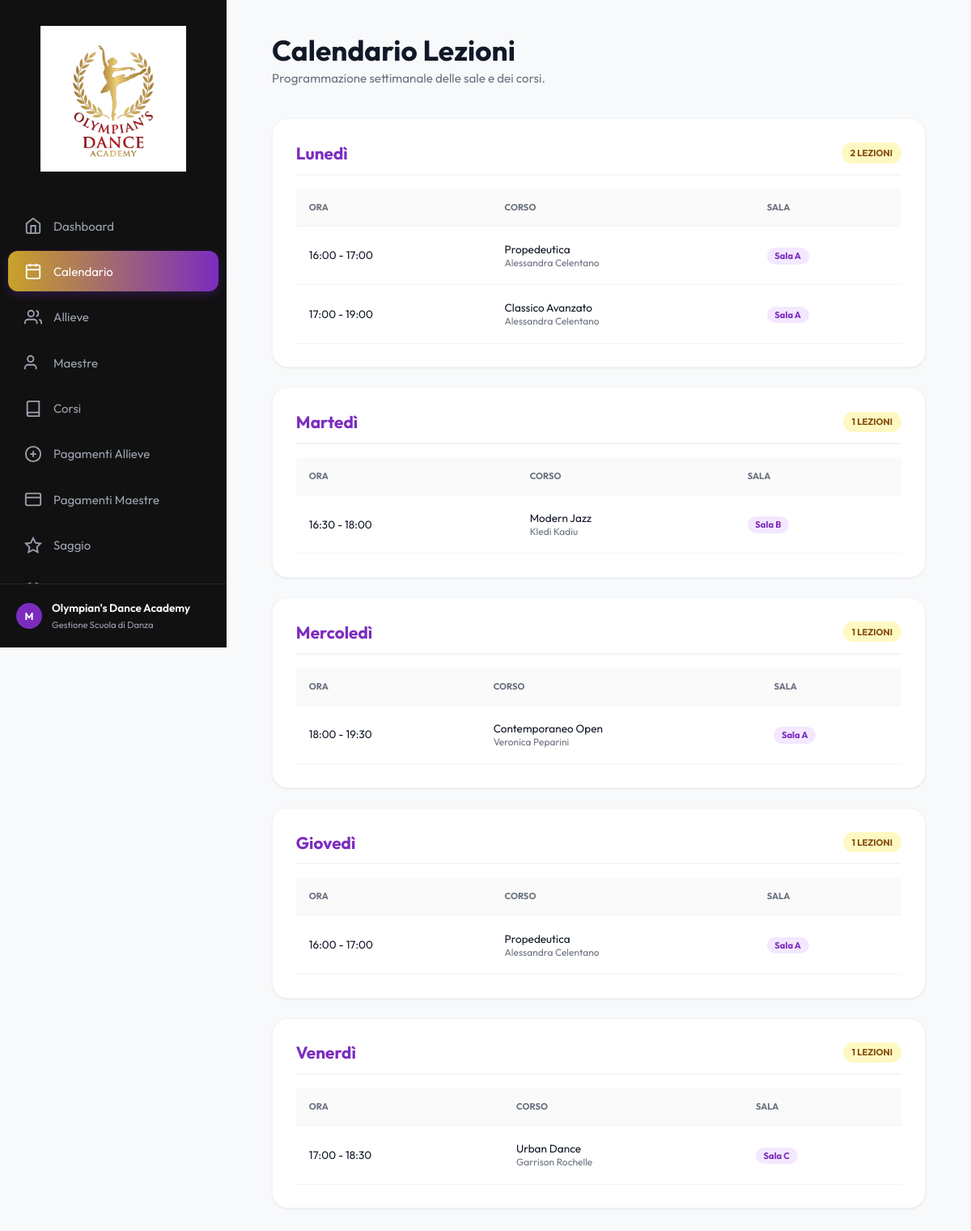
Page /calendario/ on the committed database.
### academy/models.py (models this page shows, shortened)
class Lezione(models.Model):
    GIORNI_SETTIMANA = [
        ('Lunedì', 'Lunedì'),
        ('Martedì', 'Martedì'),
        ('Mercoledì', 'Mercoledì'),
        ('Giovedì', 'Giovedì'),
        ('Venerdì', 'Venerdì'),
        ('Sabato', 'Sabato'),
        ('Domenica', 'Domenica'),
    ]
    giorno_settimana = models.CharField(max_length=20, choices=GIORNI_SETTIMANA)
    ora_inizio = models.TimeField()
    ora_fine = models.TimeField()
    sala = models.CharField(max_length=50, blank=True, null=True)
    id_corso = models.ForeignKey(Corso, on_delete=models.CASCADE, related_name='lezioni', db_column='id_corso')
    id_maestra = models.ForeignKey(Maestra, on_delete=models.PROTECT, related_name='lezioni', db_column='id_maestra')
    class Meta:
        db_table = 'Lezioni'
        ordering = ['giorno_settimana', 'ora_inizio']
    @property
    def nome_corso(self):
        return self.id_corso.nome if self.id_corso else ""
    @property
    def nome_maestra(self):
        return self.id_maestra.nome if self.id_maestra else ""
    @property
    def cognome_maestra(self):
        return self.id_maestra.cognome if self.id_maestra else ""

class Corso(models.Model):
    LIVELLI = [
        ('Base', 'Base'),
        ('Intermedio', 'Intermedio'),
        ('Avanzato', 'Avanzato'),
        ('Tutti', 'Tutti'),
    ]
    nome = models.CharField(max_length=150)
    livello = models.CharField(max_length=50, choices=LIVELLI, blank=True, null=True)
    fascia_eta = models.CharField(max_length=100, blank=True, null=True)
    id_maestra = models.ForeignKey(Maestra, on_delete=models.PROTECT, related_name='corsi', db_column='id_maestra')
    class Meta:
        db_table = 'Corsi'
        ordering = ['nome']

class Maestra(models.Model):
    nome = models.CharField(max_length=100)
    cognome = models.CharField(max_length=100)
    telefono = models.CharField(max_length=20, blank=True, null=True)
    email = models.EmailField(blank=True, null=True)
    specializzazione = models.CharField(max_length=100, blank=True, null=True)
    compenso_mensile = models.DecimalField(max_digits=8, decimal_places=2, blank=True, null=True)
    class Meta:
        db_table = 'Maestre'
        ordering = ['cognome', 'nome']
        verbose_name_plural = "Maestre"

### academy/views.py (the view)
# urls.py: path("calendario/", views.calendario, name="calendario"),
def calendario(request):
    return render(request, "calendario.html", {"calendario": _calendario()})

### academy/context_processors.py (called while the page is built)
def today(request):
    return {"date_today": date.today().isoformat()}

### academy/views.py (called while the page is built)
def _calendario():
    gruppi = defaultdict(list)
    lezioni = Lezione.objects.select_related("id_corso", "id_maestra").order_by(
        "ora_inizio"
    )
    for lezione in lezioni:
        gruppi[lezione.giorno_settimana].append(lezione)
    calendario = {
        giorno: gruppi[giorno] for giorno in ORDINE_GIORNI if giorno in gruppi
    }
    for giorno, lezioni_giorno in gruppi.items():
        if giorno not in calendario:
            calendario[giorno] = lezioni_giorno
    return calendario

### templates/calendario.html (shortened to what this page needs)
{% extends 'base.html' %}
{% load academy_filters %}
{% block content %}
<div class="animate-in">
    <header class="header-container">
        <div class="header-title">
            <h1>Calendario Lezioni</h1>
            <p>Programmazione settimanale delle sale e dei corsi.</p>
        </div>
    </header>
    <div style="display: grid; grid-template-columns: repeat(auto-fit, minmax(400px, 1fr)); gap: 1.5rem;">
        {% for giorno, lezioni in calendario.items %}
        <div class="content-box">
            <div class="box-header" style="border-bottom: 2px solid var(--border-color); padding-bottom: 0.8rem; margin-bottom: 1rem;">
                <h2 style="color: var(--secondary-color);">{{ giorno }}</h2>
                <span class="badge badge-pending">{{ lezioni|length }} Lezioni</span>
            </div>
            <div class="table-container">
                <table class="data-table">
                    <thead>
                        <tr>
                            <th>Ora</th>
                            <th>Corso</th>
                            <th>Sala</th>
                        </tr>
                    </thead>
                    <tbody>
                        {% for l in lezioni %}
                        <tr>
                            <td class="time-cell">{{ l.ora_inizio }} - {{ l.ora_fine }}</td>
                            <td>
                                <div class="course-cell">{{ l.nome_corso }}</div>
                                <div style="font-size: 0.75rem; color: var(--text-muted);">{{ l.nome_maestra }} {{ l.cognome_maestra }}</div>
                            </td>
                            <td><span class="sala-badge">{{ l.sala }}</span></td>
                        </tr>
                        {% endfor %}
                    </tbody>
                </table>
            </div>
        </div>
        {% endfor %}
    </div>
</div>
{% endblock %}

### static/css/style.css (style rules this page uses)
:root { --primary-color: #C9A227; --primary-hover: #B08D1E; --secondary-color: #7B2CBF; --secondary-hover: #62229B; --accent-red: #FF3131; --sidebar-bg: #111111; --sidebar-text: #9ca3af; --sidebar-text-active: #ffffff; --bg-color: #F8F9FA; --text-main: #111827; --text-muted: #6B7280; --card-bg: #ffffff; --border-color: #F1F5F9; --sidebar-width: 280px; --radius-lg: 20px; --radius-md: 12px; --shadow: 0 1px 3px 0 rgba(0, 0, 0, 0.05), 0 1px 2px 0 rgba(0, 0, 0, 0.03); --transition: all 0.3s cubic-bezier(0.4, 0, 0.2, 1); }
* { margin: 0; padding: 0; box-sizing: border-box; }
body { font-family: 'Outfit', sans-serif; background-color: var(--bg-color); color: var(--text-main); display: flex; min-height: 100vh; }
.header-container { display: flex; justify-content: space-between; align-items: flex-start; margin-bottom: 2.5rem; }
.header-title h1 { font-size: 2.2rem; font-weight: 700; margin-bottom: 0.2rem; }
.header-title p { color: var(--text-muted); font-size: 0.95rem; }
.content-box { background: white; border-radius: var(--radius-lg); padding: 1.8rem; box-shadow: var(--shadow); border: 1px solid var(--border-color); }
.box-header { display: flex; justify-content: space-between; align-items: center; margin-bottom: 1.5rem; }
.box-header h2 { font-size: 1.3rem; font-weight: 700; }
.data-table { width: 100%; border-collapse: collapse; }
.data-table th { text-align: left; padding: 1rem; font-size: 0.7rem; text-transform: uppercase; color: var(--text-muted); border-bottom: 1px solid var(--border-color); background: #fafafa; }
.data-table td { padding: 1.2rem 1rem; font-size: 0.85rem; border-bottom: 1px solid var(--border-color); }
.sala-badge { background: #F3E8FF; color: var(--secondary-color); padding: 0.2rem 0.6rem; border-radius: 20px; font-size: 0.7rem; font-weight: 700; }
.badge { padding: 0.35rem 0.7rem; border-radius: 20px; font-size: 0.7rem; font-weight: 700; text-transform: uppercase; display: inline-flex; align-items: center; gap: 5px; }
.badge-pending { background: #FEF9C3; color: #854D0E; }
.animate-in { animation: fadeIn 0.6s ease forwards; }

### rows in the picture
Lezione: giorno_settimana "Lunedì", lezioni "2", ora_inizio "16:00", ora_fine "17:00", nome_corso "Propedeutica", nome_maestra "Alessandra", cognome_maestra "Celentano", sala "Sala A"
Lezione: ora_inizio "17:00", ora_fine "19:00", nome_corso "Classico Avanzato", nome_maestra "Alessandra", cognome_maestra "Celentano", sala "Sala A"
Lezione: giorno_settimana "Martedì", lezioni "1", ora_inizio "16:30", ora_fine "18:00", nome_corso "Modern Jazz", nome_maestra "Kledi", cognome_maestra "Kadiu", sala "Sala B"
Lezione: giorno_settimana "Mercoledì", lezioni "1", ora_inizio "18:00", ora_fine "19:30", nome_corso "Contemporaneo Open", nome_maestra "Veronica", cognome_maestra "Peparini", sala "Sala A"
Lezione: giorno_settimana "Giovedì", lezioni "1", ora_inizio "16:00", ora_fine "17:00", nome_corso "Propedeutica", nome_maestra "Alessandra", cognome_maestra "Celentano", sala "Sala A"
Lezione: giorno_settimana "Venerdì", lezioni "1", ora_inizio "17:00", ora_fine "18:30", nome_corso "Urban Dance", nome_maestra "Garrison", cognome_maestra "Rochelle", sala "Sala C"
